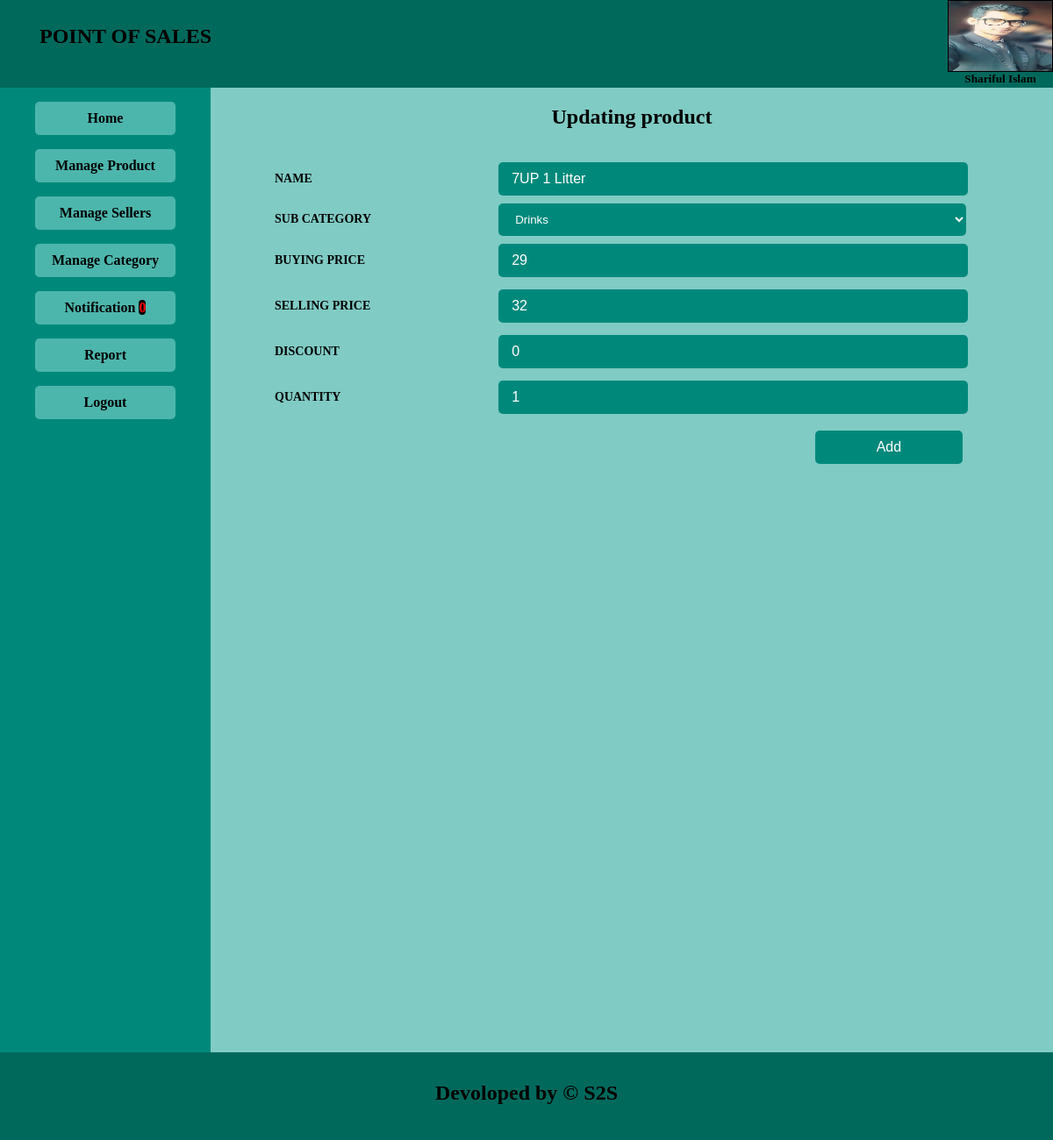
/admin/edit_product.php?idedit=43 (signed in), run on the app's committed database.
### tables this page shows
CREATE TABLE `products` (
  `id` int(11) NOT NULL,
  `name` varchar(50) NOT NULL,
  `subcategory_id` int(11) NOT NULL,
  `buy_price` float NOT NULL,
  `sale_price` float NOT NULL,
  `discount` int(11) NOT NULL,
  `quantity` float NOT NULL
);

CREATE TABLE `sub_category` (
  `id` int(11) NOT NULL,
  `category_id` varchar(50) NOT NULL,
  `subcategory_name` varchar(50) NOT NULL
);

### admin/edit_product.php (the view, shortened to what this page needs)
<?php
if (isset($_GET['idedit'])) {
    $id = $_GET['idedit'];
}
?>
<!DOCTYPE html>
<html>
    <head>
        <link rel="stylesheet" type="text/css" href="css/style.css">
    </head>
    <body>
        <?php require("menu.php"); ?>
        <section>
            <h2 style="text-align: center;margin-bottom: 0; font-weight: bold;">Updating product</h2>
            <form class="form" action="edit_product.php" method="POST">
                <?php
                $con = mysqli_connect('localhost', 'root', '', 'dbpos') or die('Database not Found.');
                $query = "SELECT products.*,sub_category.category_id FROM products,sub_category WHERE products.id='$id' AND products.subcategory_id=sub_category.id;";
                $result = mysqli_query($con, $query);
                while ($row = mysqli_fetch_array($result)) {
                    ?>
                    <table width="90%;" style="margin-left: 40px;">
                        <tr>
                            <td width="30%">Name</td>
                            <td><input type="text" name="name" value="<?php echo $row['name']; ?>" required></td>
                        </tr>
                                    <?php
                                    $con = mysqli_connect('localhost', 'root', '', 'dbpos') or die('Database not Found.');
                                    $query = "SELECT * FROM main_category";
                                    $result = mysqli_query($con, $query);
                                        ?>
                        <tr>
                            <td>Sub Category</td>
                            <td>
                                <select required name="subcategory">
                                    <?php
                                    $con = mysqli_connect('localhost', 'root', '', 'dbpos') or die('Database not Found.');
                                    $query = "SELECT * FROM sub_category";
                                    $result = mysqli_query($con, $query);
                                    while ($category = mysqli_fetch_assoc($result)) {
                                        ?>
                                        <option value="<?php echo $category['id']; ?>"
                                                <?php
                                                if ($row['subcategory_id'] == $category['id']) {
                                                    echo 'selected';
                                                }
                                                ?>
                                                ><?php echo $category['subcategory_name']; ?></option>
                                                <?php
                                            }
                                            ?>
                                </select>
                            </td>
                        </tr>
                        <tr>
                            <td width="30%">Buying Price</td>
                            <td><input type="number" name="B_Price" value="<?php echo $row['buy_price']; ?>" placeholder="Buying Price" required></td>
                        </tr>
                        <tr>
                            <td width="30%">Selling Price</td>
                            <td><input type="number" name="S_Price" value="<?php echo $row['sale_price']; ?>" placeholder="Selling Price" required></td>
                        </tr>
                        <tr>
                            <td width="30%">Discount</td>
                            <td><input type="number" name="Discount" value="<?php echo $row['discount']; ?>" placeholder="parcentage" required></td>
                        </tr>
                        <tr>
                            <td width="30%">Quantity</td>
                            <td><input type="number" name="Quantity" value="<?php echo $row['quantity']; ?>" required></td>
                        </tr>
                        <tr>
                            <td>
                            <td><input class="addsubmit" type="submit" name="button" value="Add"></td>
                            </td>
                        </tr>
                    </table>
                <?php } ?>
            </form>
        </section>
        <footer><h2 style="text-align: center;margin: 0;padding: 33px 0px;">Devoloped by &copy; S2S</h2></footer>
    </body>
</html>

### admin/css/style.css (style rules this page uses)
body { margin: 0; padding: 0; width:100%; height: 1200px; }
section { background: #80cbc4 ; width: 80%; overflow: hidden; height: 1100px; }
footer { background: #00695c ; width: 100%; height: 100px; }
.form { margin: 30px; font-size: 14px; text-transform: uppercase; font-weight: bold; }
input { display: block; background: #00897b ; width: 90%; padding: 10px 15px; margin: 5px 12px; border: none; border-radius: 5px; color: white; font-size: 16px; }
select { background: #00897b; width: 95%; padding: 10px 15px; margin: 0 12px; border: none; border-radius: 5px; color: white; }
option { background: #00897b; color: white; height: 30px; border-radius: 5px; }
.addsubmit { display: inline-block; width: 30% !important; margin: 10px 20px; padding: 10px 20px; float: right; }

### data on the page
products: name "7UP 1 Litter", subcategory "Drinks", B_Price "29", S_Price "32", Discount "0", Quantity "1"

### other printed values
$_SESSION['name'] "Shariful Islam…"
$val "0"
